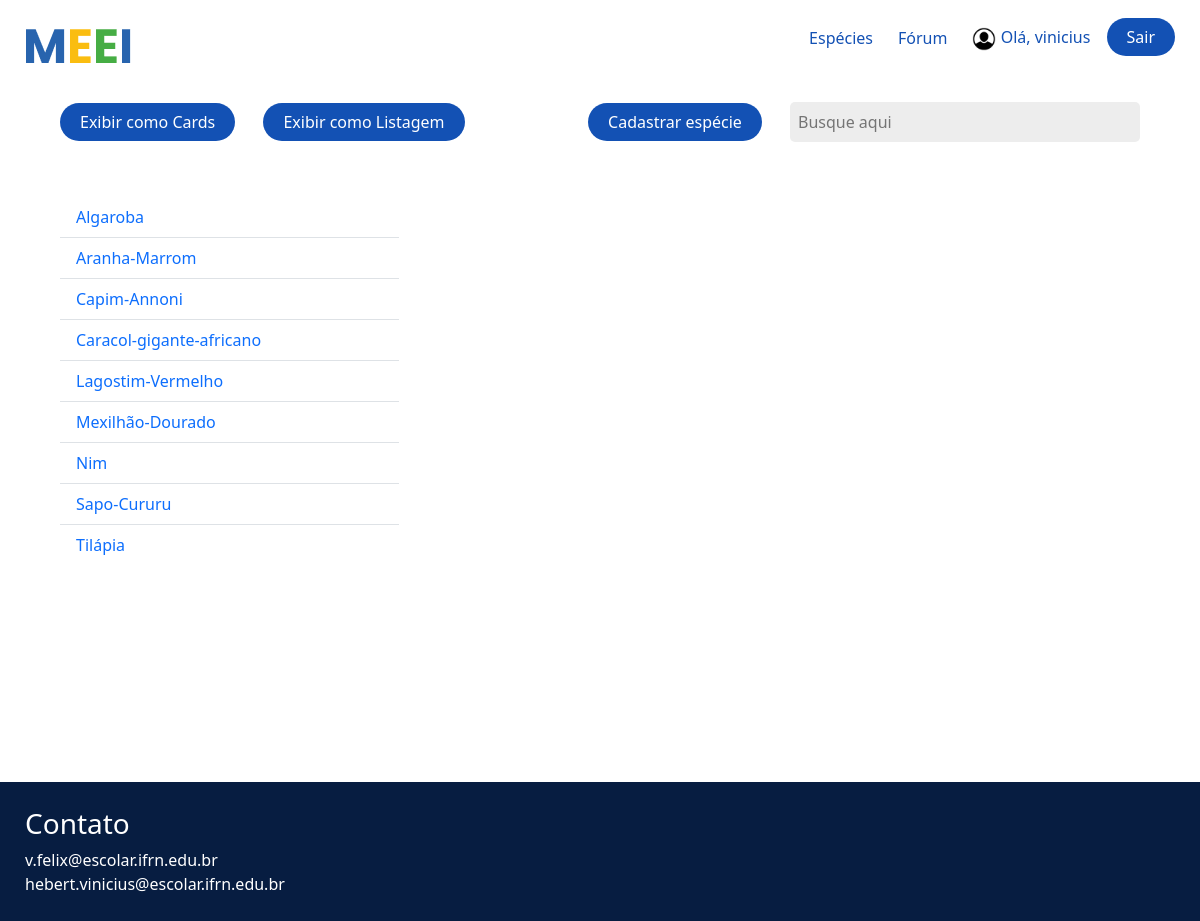
The page /especies/?display_type=list (signed in) on the database its author committed.
### especies/models.py (models this page shows, shortened)
class Especies(models.Model):
    nome_especie = models.CharField(max_length=150)
    imagem = models.ImageField(upload_to='especies/%y/%m/%d')
    introducao = models.TextField()
    origem = models.TextField()
    causa_efeito = models.TextField()
    prevencao = models.TextField()
    DISPLAY_CHOICES = [
        ('cards', 'Cards'),
        ('list', 'Listagem'),
    ]
    display_type = models.CharField(
        max_length=5,
        choices=DISPLAY_CHOICES,
        default='cards',
    )

### especies/views.py (the view)
# urls.py: path('', especies_listagem, name='listagem_especies'),
def especies_listagem(request):
    display_type = request.GET.get('display_type', 'cards')  # Padrão para 'cards' se não estiver definido
    if display_type == 'cards':
        especies = Especies.objects.all().order_by('nome_especie')
        template_name = 'especies/lista_especies.html'
    elif display_type == 'list':
        especies = Especies.objects.all().order_by('nome_especie')
        template_name = 'especies/lista_especies_nomes.html'  # Altere para o nome correto do template de listagem
    else:
        especies = Especies.objects.all().order_by('nome_especie')
        template_name = 'especies/lista_especies.html'
    context = {
        'especies': especies,
        'display_type': display_type,
    }
    return render(request, 'especies/lista_especies.html', context)

### especies/templates/especies/lista_especies.html (shortened to what this page needs)
{% extends "global/base.html" %}
{% load static %}
{% block content %}
<div class="search-container gap-4 d-flex justify-content-between align-items-center">
  <div class="">
    <a class="lista-telas__entrar text-decoration-none me-4" href="?display_type=cards">Exibir como Cards</a>
    <a class="lista-telas__entrar text-decoration-none " href="?display_type=list">Exibir como Listagem</a>
  </div>
  <div class="">
    {% if request.user.is_superuser and request.user.is_staff %}
    <a class="lista-telas__entrar text-decoration-none me-4" href="{% url 'cadastro_especie' %}">Cadastrar espécie</a>
    {% endif %}
    <input
    type="text"
    id="searchInput"
    placeholder="Busque aqui"
    oninput="filterContent()"
    />
  </div>
</div>
<section class="conteudo-especies">
  {% if display_type == 'cards' %}
    {% for i in especies %}
      <div class="conteudo-especies__especie searchable">
        <div class="conteudo-especies__especie__texto">
          <div class="d-flex justify-content-between">
            <h3>{{ i.nome_especie }}</h3>
            {% if request.user.is_superuser %}
              <div class="">
                <a href="{% url 'exclusao_especies' i.id %}" class="text-danger text-decoration-none"><i class="ph ph-trash"></i>Deletar</a>
                <a href="{% url 'edicao_especies' i.id  %}" class="text-primary text-decoration-none">Editar</a>
              </div>
            {% endif %}
          </div>
          <p>{{ i.introducao }}</p>
        </div>
        <img src="{{ i.imagem.url }}" alt="">
        <a href="{% url 'detalhe_especies' i.id %}" style="display: block; text-decoration: none;">Saiba mais...</a>
      </div>
    {% empty %}
      <h3>Não há espécies cadastradas no momento</h3>
    {% endfor %}
  {% elif display_type == 'list' %}
    <ul class="list-group list-group-flush">
      {% for i in especies %}
        <li class="list-group-item searchable"><a class="text-decoration-none" href="{% url 'detalhe_especies' i.id %}">{{ i.nome_especie }}</a></li>
      {% endfor %}
    </ul>
  {% endif %}
</section>
{% endblock content %}

### templates/global/base.html (shortened to what this page needs)
{% load static %}
<!DOCTYPE html>
<html lang="pt-BR">
<head>
    <link rel="stylesheet" href="{% static 'noticias/css/style.css' %}">
    <link href="https://cdn.jsdelivr.net/npm/bootstrap@5.3.2/dist/css/bootstrap.min.css" rel="stylesheet">
</head>
<body>
    <header>
        <nav>
          <a href="{% url 'index' %}">
            <img src="{% static 'noticias/img/MEEI.png' %}" alt="MEEI" class="logo" />
          </a>
          <ul class="lista-telas">
            <li>
              <a class="lista-telas__especie text-decoration-none" href="{% url 'listagem_especies' %}"
                >Espécies</a
              >
            </li>
            <li>
              <a href="{% url 'forum' %}" class="lista-telas__especie text-decoration-none">Fórum</a>
            </li>
            <li>
              {% if request.user.is_authenticated %}
              <span class="lista-telas__especie text-decoration-none" style="padding-right: 12px" >
                <img
                  src="{% static 'noticias/img/icones/icone-usuario.png' %}"
                  alt="Icone Usuario"
                  style="width: 1.5rem;"
                />
                Olá, {{ request.user.username }}
              </span>
              <a class="lista-telas__entrar text-decoration-none" href="{% url 'logout' %}">Sair</a>
              {% else %}
                <a class="lista-telas__entrar text-decoration-none" href="{% url 'login' %}">Entrar</a>
              {% endif %}
            </li>
          </ul>
        </nav>
      </header>
      <main>
        {% block content %}
        {% endblock content %}
      </main>
      <footer>
        <h3>Contato</h3>
        <a href="mailto:v.felix@escolar.ifrn.edu.br"
            class="text-decoration-none"
          >v.felix@escolar.ifrn.edu.br</a
        >
        <a href="mailto:hebert.vinicius@escolar.ifrn.edu.br"
            class="text-decoration-none"
          >hebert.vinicius@escolar.ifrn.edu.br</a
        >
      </footer>
</body>
</html>

### noticias/static/noticias/css/style.css (style rules this page uses)
:root { --blue: #1351b4; --medium-blue: #0c326f; --dark-blue: #071d41; --grey: #ccc; }
* { margin: 0; padding: 0; box-sizing: border-box; }
body { font-family: "Poppins", sans-serif; min-height: 100vh; }
a { text-decoration: none; }
header { padding: 25px 25px 0; }
nav { display: flex; justify-content: space-between; align-items: center; }
.lista-telas__especie { color: var(--blue); }
.lista-telas__entrar { color: white; background-color: var(--blue); padding: 8px 20px; border-radius: 25px; }
.lista-telas { display: flex; align-items: center; justify-content: center; list-style: none; gap: 25px; }
main { min-height: calc(100vh - 100px); }
main > :not(.dados-estatisticos) { padding: 20px 60px; }
.conteudo-especies { display: grid; grid-template-columns: repeat(3, 1fr); place-content: center; gap: 32px; }
.search-container { display: flex; justify-content: flex-end; margin-bottom: 15px; margin-top: 15px; }
#searchInput { width: 350px; }
input, select { border: none; background-color: #ededed; border-radius: 5px; font-family: "Poppins", sans-serif; padding: 8px; }
a { text-decoration: none; color: inherit; }
footer { background-color: var(--dark-blue); display: flex; flex-direction: column; padding: 25px; }
footer h3, footer a { color: white; }

### rows shown on the page
Especies: nome_especie "Algaroba"
Especies: nome_especie "Aranha-Marrom"
Especies: nome_especie "Capim-Annoni"
Especies: nome_especie "Caracol-gigante-africano"
Especies: nome_especie "Lagostim-Vermelho"
Especies: nome_especie "Mexilhão-Dourado"
Especies: nome_especie "Nim"
Especies: nome_especie "Sapo-Cururu"
Especies: nome_especie "Tilápia"

### other values the page prints
{{ request.user.username }} "vinicius"
